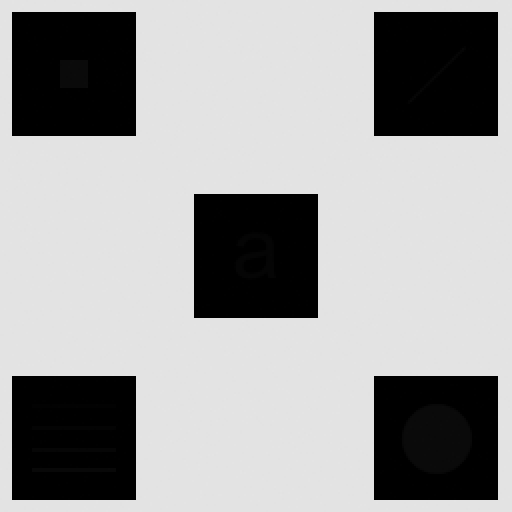
#> input picture lab3/Q3_3.tif, 512 x 512 px, found by its file name
$ jupyter execute local_hist_equ_12011923.ipynb
#> lines starting #> are read from the running program, lines starting #| are printed output that depends on the picture
#> further down, img is the input picture: shape (512, 512); min 0, max 228, mean 160.7
#| (512, 512)
[cell 1]
import cv2
import numpy as np
import matplotlib.pyplot as plt
from PIL import Image

def local_hist_equ_12011923(input_image,m_size):
#> called with m_size = 3
    H,W=input_image.shape
#> H = 512; W = 512
    total=H*W*1
#> total = 262144

    output_image=np.zeros([H,W],dtype=np.uint8)
    input_hist=[]
    output_hist=[]

    #input_histogram
    for i in range(256):
        input_hist.append(np.sum(input_image==i)/(total))
#> after the loop, input_hist = 256 values, max 0.671 at index 227, min 0 at index 12, mean 0.00391

    #往四周补0
    padimage=np.pad(input_image,((int((m_size-1)/2),int((m_size-1)/2)),(int((m_size-1)/2),int((m_size-1)/2))),'constant',constant_values=(0,0))
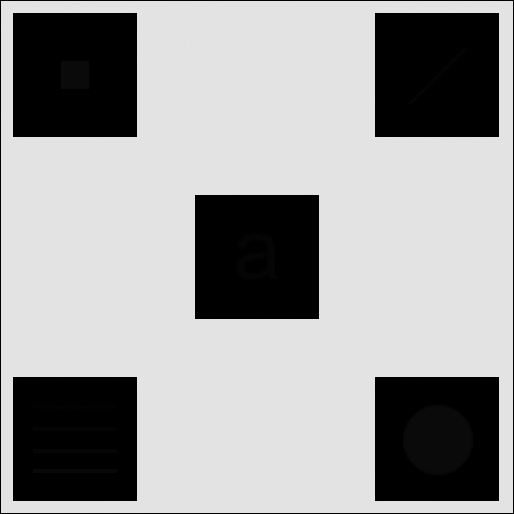
#> padimage: shape (514, 514); min 0, max 228, mean 159.4
    #local histogram processing
    for i in range(int((m_size-1)/2),input_image.shape[0]+int((m_size-1)/2)):
        for j in range(int((m_size-1)/2),input_image.shape[1]+int((m_size-1)/2)):
            partimage=padimage[i-int((m_size-1)/2):i+int((m_size-1)/2)+1,j-int((m_size-1)/2):j+int((m_size-1)/2)+1]
            part_hist=np.zeros(256)
            for m in range(partimage.shape[0]):
                for n in range(partimage.shape[1]):
                    part_hist[partimage[m][n]]=part_hist[partimage[m][n]]+1

            r_s=np.cumsum(part_hist[:partimage[int((m_size-1)/2),int((m_size-1)/2)]+1])/(m_size*m_size)
            output_image[i-int((m_size-1)/2),j-int((m_size-1)/2)]=int(round(255*r_s[partimage[int((m_size-1)/2),int((m_size-1)/2)]]))
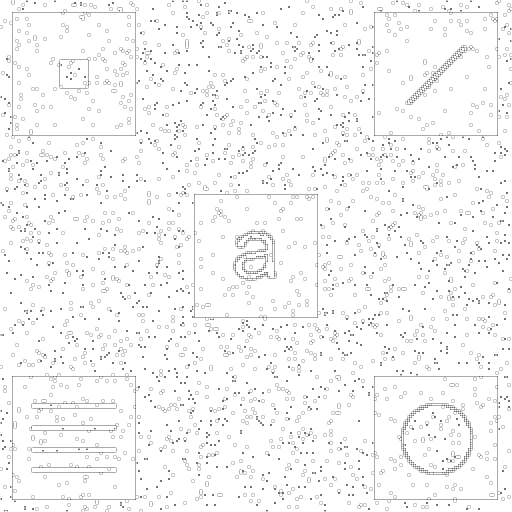
#> output_image: shape (512, 512); min 113, max 255, mean 247.4


    #output_histogram
    for i in range(256):
        output_hist.append(np.sum(output_image==i)/(total))
#> after the loop, output_hist = 256 values, max 0.892 at index 255, min 0 at index 0, mean 0.00391

    return (output_image,output_hist,input_hist)


img=cv2.imread('Q3_3.tif',cv2.IMREAD_GRAYSCALE)
cv2.imshow('Q3_3',img)
cv2.waitKey(0)
print(img.shape)

x=np.arange(256)

(out,output_hist,input_hist)=local_hist_equ_12011923(img,3)

plt.imshow(out,cmap=plt.cm.gray)
plt.show()
savedimage1=Image.fromarray(out)
savedimage1.save('Q3_3_local_hist_equ_12011923.tif')
savedimage1.save('Q3_3_local_hist_equ_12011923.png')
print(out.shape)
#| (512, 512)

plt.subplot(2, 1, 1)
plt.bar(x,input_hist)
plt.title('histogram equalization of input image')
plt.subplot(2, 1, 2)
plt.bar(x,output_hist)
plt.title('histogram equalization of output image')
plt.close
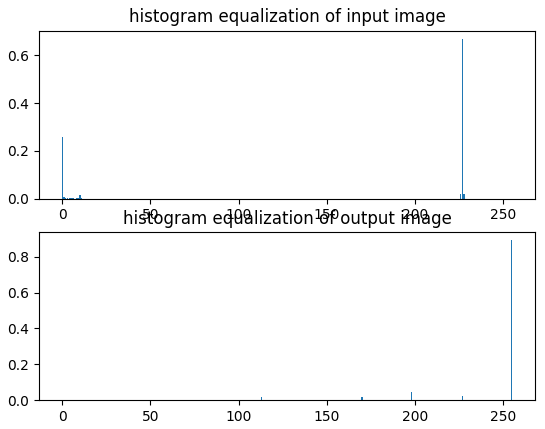
#> figure drawn by matplotlib, 2 panels; panel 1: tallest bar 0.671 high, from x = 226.6 to 227.4; panel 2: tallest bar 0.892 high, from x = 254.6 to 255.4

$ run again, with lab3/Q3_2.tif copied over lab3/Q3_3.tif
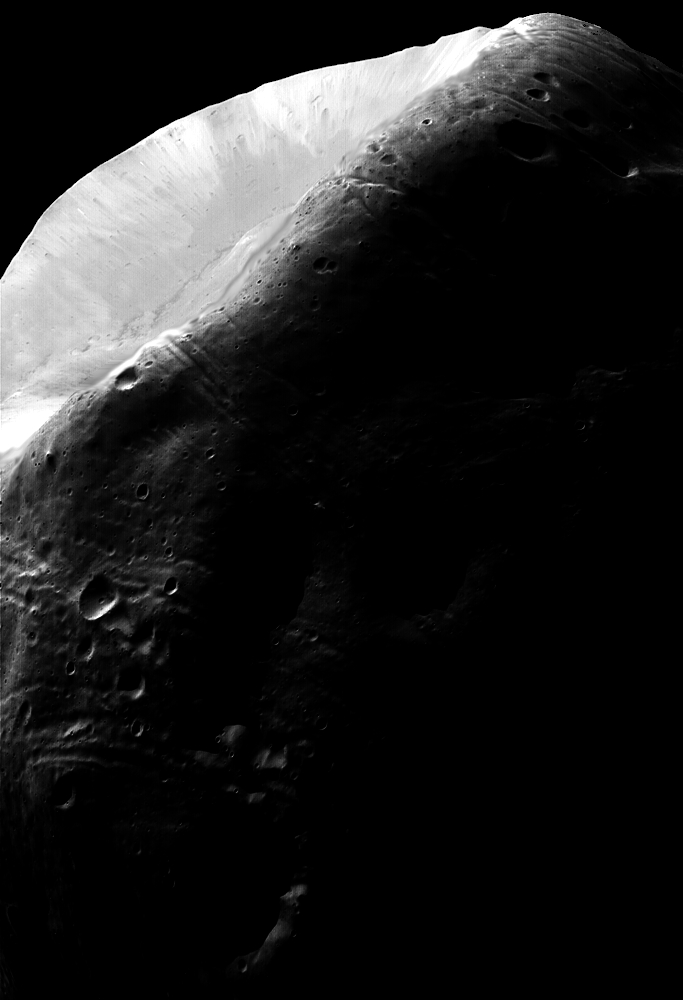
#> input picture lab3/Q3_2.tif, 683 x 1000 px, found by its file name
#> img is the input picture: shape (1000, 683); min 0, max 255, mean 31.7
#| (1000, 683)
#> after the loop in local_hist_equ_12011923, `for i in range(256):`: input_hist = 256 values, max 0.618 at index 0, min 1.61e-05 at index 90, mean 0.00391
#> after the loop in local_hist_equ_12011923, `for i in range(int((m_size-1)/2),input_image.shape[0]+int((m_size-1)/2..`:
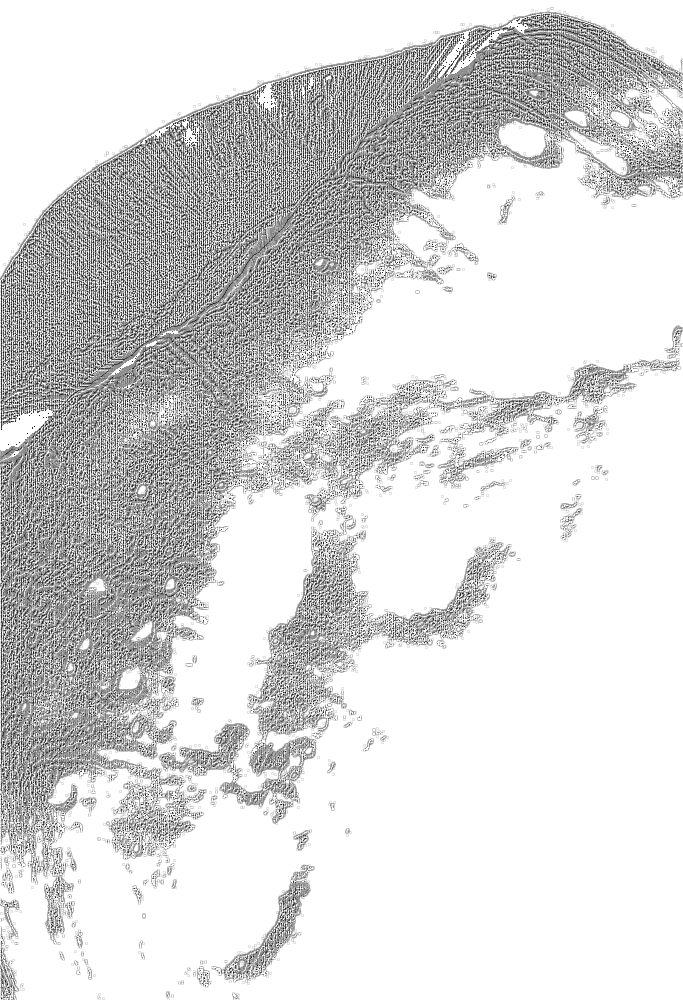
#> output_image: shape (1000, 683); min 28, max 255, mean 216.5
#> after the loop in local_hist_equ_12011923, `for i in range(256):`: output_hist = 256 values, max 0.62 at index 255, min 0 at index 0, mean 0.00391
#| (1000, 683)
#> `[cell 1] import cv2 import numpy as np import matplotlib.pyplot as plt..`:
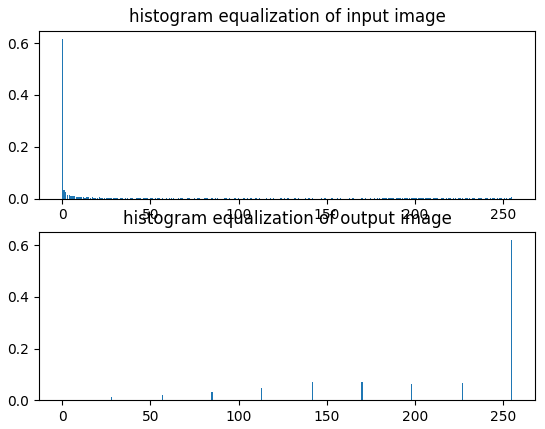
#> figure drawn by matplotlib, 2 panels; panel 1: tallest bar 0.618 high, from x = -0.4 to 0.4; panel 2: tallest bar 0.62 high, from x = 254.6 to 255.4

$ run again, with lab3/Q3_4.tif copied over lab3/Q3_3.tif
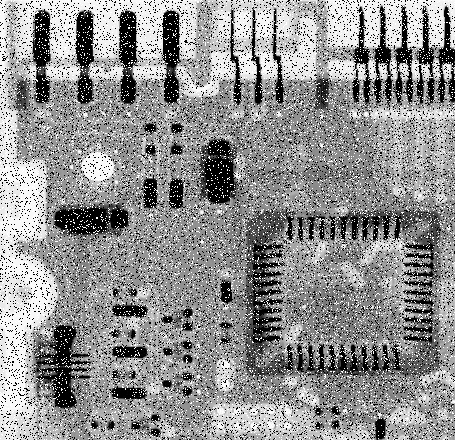
#> input picture lab3/Q3_4.tif, 455 x 440 px, found by its file name
#> img is the input picture: shape (440, 455); min 0, max 255, mean 144.1
#| (440, 455)
#> after the loop in local_hist_equ_12011923, `for i in range(256):`: input_hist = 256 values, max 0.153 at index 0, min 0.000165 at index 254, mean 0.00391
#> after the loop in local_hist_equ_12011923, `for i in range(int((m_size-1)/2),input_image.shape[0]+int((m_size-1)/2..`:
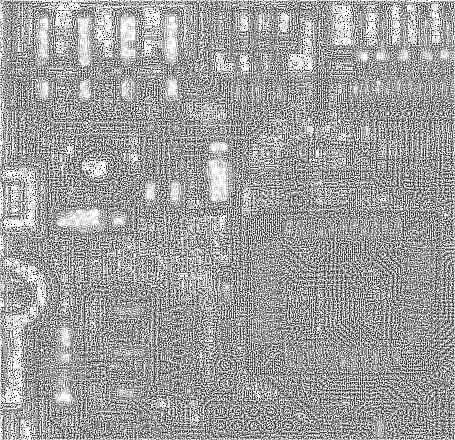
#> output_image: shape (440, 455); min 28, max 255, mean 159.1
#> after the loop in local_hist_equ_12011923, `for i in range(256):`: output_hist = 256 values, max 0.165 at index 142, min 0 at index 0, mean 0.00391
#| (440, 455)
#> `[cell 1] import cv2 import numpy as np import matplotlib.pyplot as plt..`:
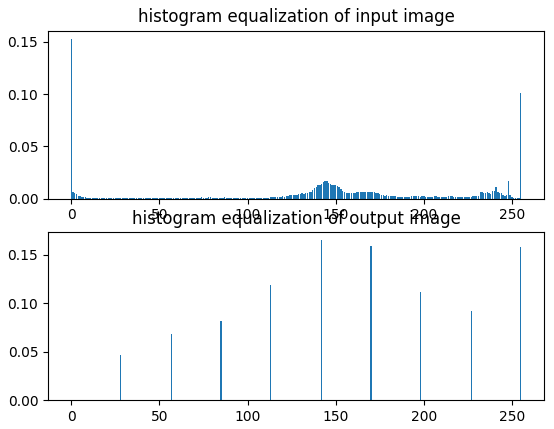
#> figure drawn by matplotlib, 2 panels; panel 1: tallest bar 0.153 high, from x = -0.4 to 0.4; panel 2: tallest bar 0.165 high, from x = 141.6 to 142.4
